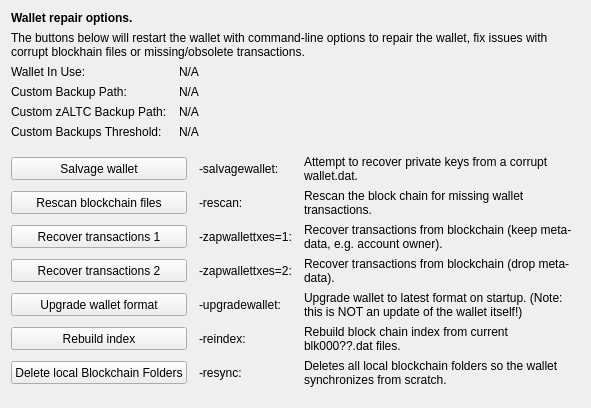
     <widget class="QWidget" name="tab_repair">
      <attribute name="title">
       <string>&amp;Wallet Repair</string>
      </attribute>
      <layout class="QGridLayout" name="gridLayout_4" columnstretch="0,0,0,0">
       <property name="horizontalSpacing">
        <number>12</number>
       </property>
       <item row="0" column="0" colspan="4">
        <widget class="QLabel" name="label_repair_header">
         <property name="font">
          <font>
           <weight>75</weight>
           <bold>true</bold>
          </font>
         </property>
         <property name="text">
          <string>Wallet repair options.</string>
         </property>
        </widget>
       </item>
       <item row="1" column="0" colspan="4">
        <widget class="QLabel" name="label_repair_helptext">
         <property name="font">
          <font>
           <weight>50</weight>
           <bold>false</bold>
          </font>
         </property>
         <property name="text">
          <string>The buttons below will restart the wallet with command-line options to repair the wallet, fix issues with corrupt blockhain files or missing/obsolete transactions.</string>
         </property>
         <property name="wordWrap">
          <bool>true</bool>
         </property>
        </widget>
       </item>
       <item row="2" column="0">
        <widget class="QLabel" name="wallet_path_label">
         <property name="text">
          <string>Wallet In Use:</string>
         </property>
        </widget>
       </item>
       <item row="2" column="1" colspan="3">
        <widget class="QLabel" name="wallet_path">
         <property name="cursor">
          <cursorShape>IBeamCursor</cursorShape>
         </property>
         <property name="text">
          <string>N/A</string>
         </property>
         <property name="textFormat">
          <enum>Qt::PlainText</enum>
         </property>
         <property name="textInteractionFlags">
          <set>Qt::LinksAccessibleByMouse|Qt::TextSelectableByKeyboard|Qt::TextSelectableByMouse</set>
         </property>
        </widget>
       </item>
       <item row="3" column="0">
        <widget class="QLabel" name="wallet_custombackuppath_label">
         <property name="visible">
          <bool>false</bool>
         </property>
         <property name="text">
          <string>Custom Backup Path:</string>
         </property>
        </widget>
       </item>
       <item row="3" column="1" colspan="3">
        <widget class="QLabel" name="wallet_custombackuppath">
         <property name="cursor">
          <cursorShape>IBeamCursor</cursorShape>
         </property>
         <property name="visible">
          <bool>false</bool>
         </property>
         <property name="text">
          <string>N/A</string>
         </property>
         <property name="textFormat">
          <enum>Qt::PlainText</enum>
         </property>
         <property name="textInteractionFlags">
          <set>Qt::LinksAccessibleByMouse|Qt::TextSelectableByKeyboard|Qt::TextSelectableByMouse</set>
         </property>
        </widget>
       </item>
       <item row="4" column="0">
        <widget class="QLabel" name="wallet_customzpivbackuppath_label">
         <property name="visible">
          <bool>false</bool>
         </property>
         <property name="text">
          <string>Custom zALTC Backup Path:</string>
         </property>
        </widget>
       </item>
       <item row="4" column="1" colspan="3">
        <widget class="QLabel" name="wallet_customzpivbackuppath">
         <property name="cursor">
          <cursorShape>IBeamCursor</cursorShape>
         </property>
         <property name="visible">
          <bool>false</bool>
         </property>
         <property name="text">
          <string>N/A</string>
         </property>
         <property name="textFormat">
          <enum>Qt::PlainText</enum>
         </property>
         <property name="textInteractionFlags">
          <set>Qt::LinksAccessibleByMouse|Qt::TextSelectableByKeyboard|Qt::TextSelectableByMouse</set>
         </property>
        </widget>
       </item>
       <item row="5" column="0">
        <widget class="QLabel" name="wallet_custombackupthreshold_label">
         <property name="visible">
          <bool>false</bool>
         </property>
         <property name="text">
          <string>Custom Backups Threshold:</string>
         </property>
        </widget>
       </item>
       <item row="5" column="1" colspan="3">
        <widget class="QLabel" name="wallet_custombackupthreshold">
         <property name="cursor">
          <cursorShape>IBeamCursor</cursorShape>
         </property>
         <property name="visible">
          <bool>false</bool>
         </property>
         <property name="text">
          <string>N/A</string>
         </property>
         <property name="textFormat">
          <enum>Qt::PlainText</enum>
         </property>
         <property name="textInteractionFlags">
          <set>Qt::LinksAccessibleByMouse|Qt::TextSelectableByKeyboard|Qt::TextSelectableByMouse</set>
         </property>
        </widget>
       </item>
       <item row="6" column="0">
        <spacer name="verticalSpacer_repair1">
         <property name="orientation">
          <enum>Qt::Vertical</enum>
         </property>
         <property name="sizeHint" stdset="0">
          <size>
           <width>10</width>
           <height>10</height>
          </size>
         </property>
        </spacer>
       </item>
       <item row="7" column="0" colspan="2">
        <widget class="QPushButton" name="btn_salvagewallet">
         <property name="minimumSize">
          <size>
           <width>100</width>
           <height>23</height>
          </size>
         </property>
         <property name="text">
          <string>Salvage wallet</string>
         </property>
        </widget>
       </item>
       <item row="7" column="2">
        <widget class="QLabel" name="label_repair_salvage_command">
         <property name="text">
          <string notr="true">-salvagewallet:</string>
         </property>
        </widget>
       </item>
       <item row="7" column="3">
        <widget class="QLabel" name="label_repair_salvage">
         <property name="text">
          <string>Attempt to recover private keys from a corrupt wallet.dat.</string>
         </property>
         <property name="wordWrap">
          <bool>true</bool>
         </property>
        </widget>
       </item>
       <item row="8" column="0" colspan="2">
        <widget class="QPushButton" name="btn_rescan">
         <property name="minimumSize">
          <size>
           <width>100</width>
           <height>23</height>
          </size>
         </property>
         <property name="text">
          <string>Rescan blockchain files</string>
         </property>
        </widget>
       </item>
       <item row="8" column="2">
        <widget class="QLabel" name="label_repair_rescan_command">
         <property name="text">
          <string notr="true">-rescan:</string>
         </property>
        </widget>
       </item>
       <item row="8" column="3">
        <widget class="QLabel" name="label_repair_rescan">
         <property name="text">
          <string>Rescan the block chain for missing wallet transactions.</string>
         </property>
         <property name="wordWrap">
          <bool>true</bool>
         </property>
        </widget>
       </item>
       <item row="9" column="0" colspan="2">
        <widget class="QPushButton" name="btn_zapwallettxes1">
         <property name="minimumSize">
          <size>
           <width>100</width>
           <height>23</height>
          </size>
         </property>
         <property name="text">
          <string>Recover transactions 1</string>
         </property>
        </widget>
       </item>
       <item row="9" column="2">
        <widget class="QLabel" name="label_repair_zap1_command">
         <property name="text">
          <string notr="true">-zapwallettxes=1:</string>
         </property>
        </widget>
       </item>
       <item row="9" column="3">
        <widget class="QLabel" name="label_repair_zap1">
         <property name="text">
          <string>Recover transactions from blockchain (keep meta-data, e.g. account owner).</string>
         </property>
         <property name="wordWrap">
          <bool>true</bool>
         </property>
        </widget>
       </item>
       <item row="10" column="0" colspan="2">
        <widget class="QPushButton" name="btn_zapwallettxes2">
         <property name="minimumSize">
          <size>
           <width>100</width>
           <height>23</height>
          </size>
         </property>
         <property name="text">
          <string>Recover transactions 2</string>
         </property>
        </widget>
       </item>
       <item row="10" column="2">
        <widget class="QLabel" name="label_repair_zap2_command">
         <property name="text">
          <string notr="true">-zapwallettxes=2:</string>
         </property>
        </widget>
       </item>
       <item row="10" column="3">
        <widget class="QLabel" name="label_repair_zap2">
         <property name="text">
          <string>Recover transactions from blockchain (drop meta-data).</string>
         </property>
         <property name="wordWrap">
          <bool>true</bool>
         </property>
        </widget>
       </item>
       <item row="11" column="0" colspan="2">
        <widget class="QPushButton" name="btn_upgradewallet">
         <property name="minimumSize">
          <size>
           <width>100</width>
           <height>23</height>
          </size>
         </property>
         <property name="text">
          <string>Upgrade wallet format</string>
         </property>
        </widget>
       </item>
       <item row="11" column="2">
        <widget class="QLabel" name="label_repair_upgrade_command">
         <property name="text">
          <string notr="true">-upgradewallet:</string>
         </property>
        </widget>
       </item>
       <item row="11" column="3">
        <widget class="QLabel" name="label_repair_upgrade">
         <property name="text">
          <string>Upgrade wallet to latest format on startup. (Note: this is NOT an update of the wallet itself!)</string>
         </property>
         <property name="wordWrap">
          <bool>true</bool>
         </property>
        </widget>
       </item>
       <item row="12" column="0" colspan="2">
        <widget class="QPushButton" name="btn_reindex">
         <property name="minimumSize">
          <size>
           <width>100</width>
           <height>23</height>
          </size>
         </property>
         <property name="text">
          <string>Rebuild index</string>
         </property>
        </widget>
       </item>
       <item row="12" column="2">
        <widget class="QLabel" name="label_repair_reindex_command">
         <property name="text">
          <string notr="true">-reindex:</string>
         </property>
        </widget>
       </item>
       <item row="12" column="3">
        <widget class="QLabel" name="label_repair_reindex">
         <property name="text">
          <string>Rebuild block chain index from current blk000??.dat files.</string>
         </property>
         <property name="wordWrap">
          <bool>true</bool>
         </property>
        </widget>
       </item>
       <item row="13" column="0" colspan="2">
        <widget class="QPushButton" name="btn_resync">
         <property name="minimumSize">
          <size>
           <width>100</width>
           <height>23</height>
          </size>
         </property>
         <property name="text">
          <string>Delete local Blockchain Folders</string>
         </property>
        </widget>
       </item>
       <item row="13" column="2">
        <widget class="QLabel" name="label_repair_resync_command">
         <property name="text">
          <string>-resync:</string>
         </property>
        </widget>
       </item>
       <item row="13" column="3">
        <widget class="QLabel" name="label_repair_resync">
         <property name="text">
          <string>Deletes all local blockchain folders so the wallet synchronizes from scratch.</string>
         </property>
         <property name="wordWrap">
          <bool>true</bool>
         </property>
        </widget>
       </item>
       <item row="14" column="0">
        <spacer name="verticalSpacer_repair2">
         <property name="orientation">
          <enum>Qt::Vertical</enum>
         </property>
         <property name="sizeHint" stdset="0">
          <size>
           <width>20</width>
           <height>10</height>
          </size>
         </property>
        </spacer>
       </item>
      </layout>
     </widget>
